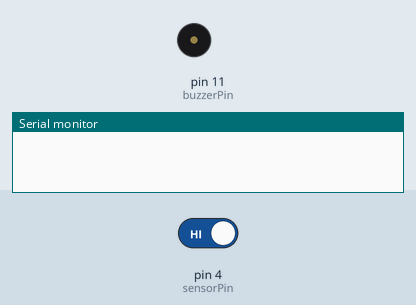
Bench run of a sketch on a simulated Arduino Uno, built with avr-gcc and run on an emulated ATmega328P. Shown: buzzer (waves = sounding, pin HIGH), the last lines printed to the serial monitor. The inputs (shaded band) are chosen by the test bench; at power-on: pin 4 (sensorPin) HIGH.

Above: at 1.2 s.
1.3 s: pin 4 (sensorPin) driven LOW
At 2.2 s:
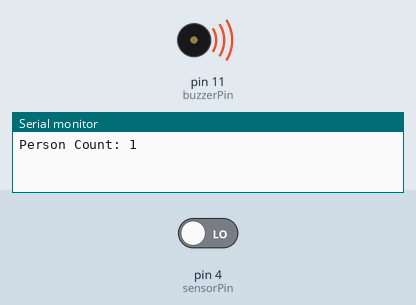
2.8 s: pin 4 (sensorPin) driven HIGH
At 3.4 s:
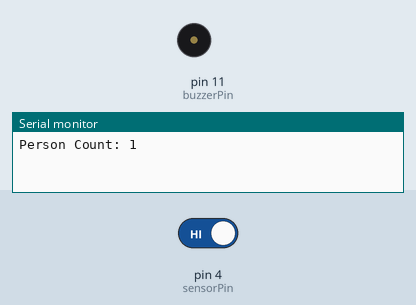
Timing chart, 0 to 5.8 s (numbered marks = the images above; inputs shaded):
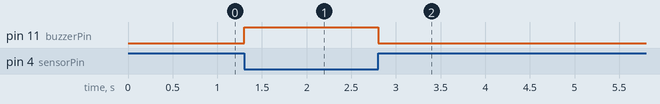

The sketch:

infrared_door_counter.ino
```cpp
int sensorPin = 4;
int buzzerPin = 11;

int sensorValue;
int previousState = HIGH;
int counter = 0;

void setup()
{
  Serial.begin(9600);
  pinMode(sensorPin, INPUT);
  pinMode(buzzerPin, OUTPUT);
}

void loop()
{
  sensorValue = digitalRead(sensorPin);

  if (sensorValue == LOW)
  {
    digitalWrite(buzzerPin, HIGH);

    if (previousState == HIGH)
    {
      counter++;
      Serial.print("Person Count: ");
      Serial.println(counter);
    }
  }
  else
  {
    digitalWrite(buzzerPin, LOW);
  }
  previousState = sensorValue;
  delay(50);
}
```

Measured:
- after the input at 1.3 s, pin 11 (buzzerPin): LOW → HIGH at once
- after the input at 2.8 s, pin 11 (buzzerPin): HIGH → LOW at once
